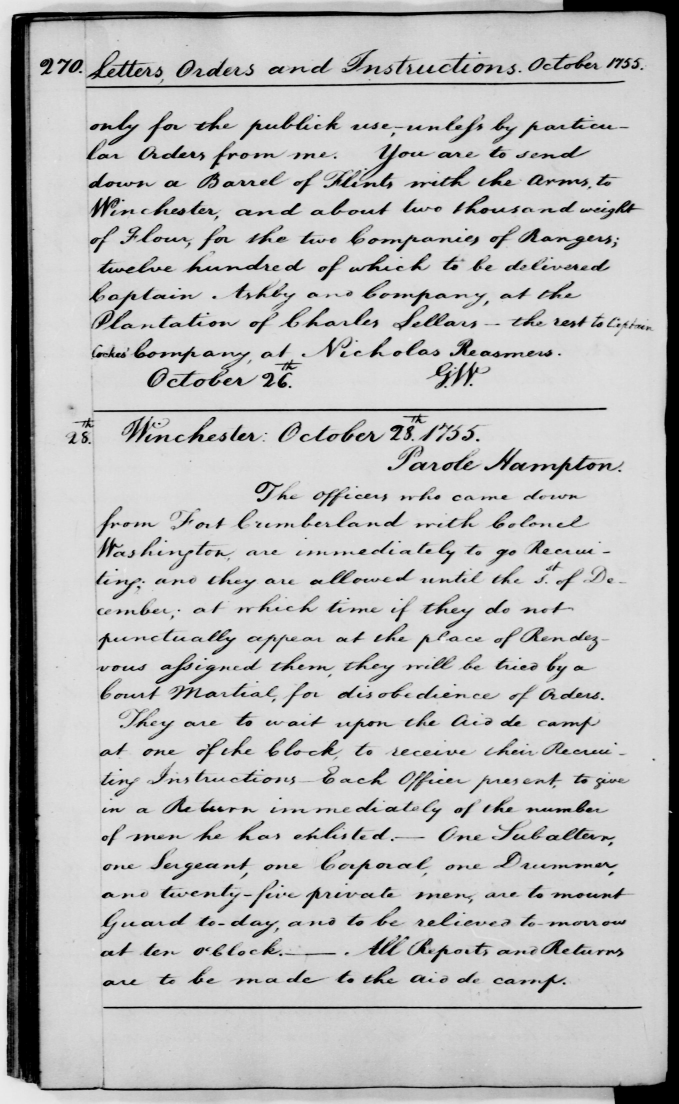
#> input picture task3/PatRec17_KWS_Data/images/270.jpg, 2035 x 3311 px, given in place of 270.jpg.png, which was not available (shown at 1/3 size)
$ python -i utils.py   (imports and definitions only)
#> lines starting #> are read from the running program, lines starting #| are printed output that depends on the picture; after the words box and inside, x2 and y2 are one past the last pixel; in counts of white or black regions, pixels touching at a corner belong together; pictures that were not available may be replaced by others from this repository, and a replacement may not be noted
import os
from PIL import Image, ImageDraw
import numpy as np
from skimage import filters
import svg.path
from svg.path import parse_path
from bs4 import BeautifulSoup
import cv2

## Constants ##

feature_cache_dir = "feature_cache/"
train_dir = "feature_cache/train/"
valid_dir = "feature_cache/valid/"
distance_dir = "feature_cache/distance/"
plots_dir = "plots/"

dwt_feature_count = 5
dwt_image_size = 100
word_simplification_on = True

## Data (pre-)processing and caching ##

# [187 lines left out: functions simplify_word, convertTrainSet, convertValidSet, load_truth, page_to_words, getKeys and 4 more, not called in this run]

## Image manipulation ##

def greyMatrix(picturePath):
    '''
    Input: a path of a png
    output: a binary np.array

    Consider using a hardcoded threshold: tr = 128
    Potential issues with otsu when an arbitrary background is added to the original picture
    '''

    # get data
    picture = Image.open(picturePath).convert('L')
    img = np.array(picture)
    # binarization
    tr = filters.threshold_otsu(img)
    img = img > tr
    return img

def find_cut(img):#aux function
    i = 0
    while i < len(img):
        if np.any(~img[i]):
            return i
        i += 1
    return 0

def find_cut_end(img):#aux function
    i = len(img) - 1
    while i >= 0:
        if np.any(~img[i]):
            return i
        i -= 1
    return len(img) - 1

def cutoff(img):
    '''
    Input: boolean numpy array with the picture
    Output: image where rows and columns that are fully white are cut out
            only considers the rows/cols that are at the beginning/end
            i.e. changes the "box" to remove useless info which is literally all zeros
    '''
    img = np.array(img)
    cut_above = find_cut(img)
    cut_below = find_cut_end(img) + 1

    cut_left = find_cut(img.T)
    cut_right = find_cut_end(img.T) + 1

    return img[cut_above:cut_below:1,cut_left:cut_right:1]

# [35 lines left out: functions polygon, get_locations, not called in this run]

def showNpArray(array):
    image = Image.fromarray(array)
    image.show()

def resizeArray(image):
    image = Image.fromarray(image)
    image = image.resize((100, 100))
    img = np.array(image)
    return img

def show(example):
    '''
    Input: name of a word from either train or valid data
    Displays the processes picture of the word
    Mostly for debug purposes
    Output: void
    '''
#> called with example = 'PatRec17_KWS_Data/images/270.jpg'
    image = Image.open("words/"+str(example) +".png")
#> image is the input picture: PIL image 2035x3311 L; min 0, max 243, mean 188.6
    # gray scale image
    image = greyMatrix("words/"+str(example)+".png")
#> in greyMatrix, `tr = filters.threshold_otsu(img)`: tr = 119
#> in greyMatrix, `img = img > tr`:
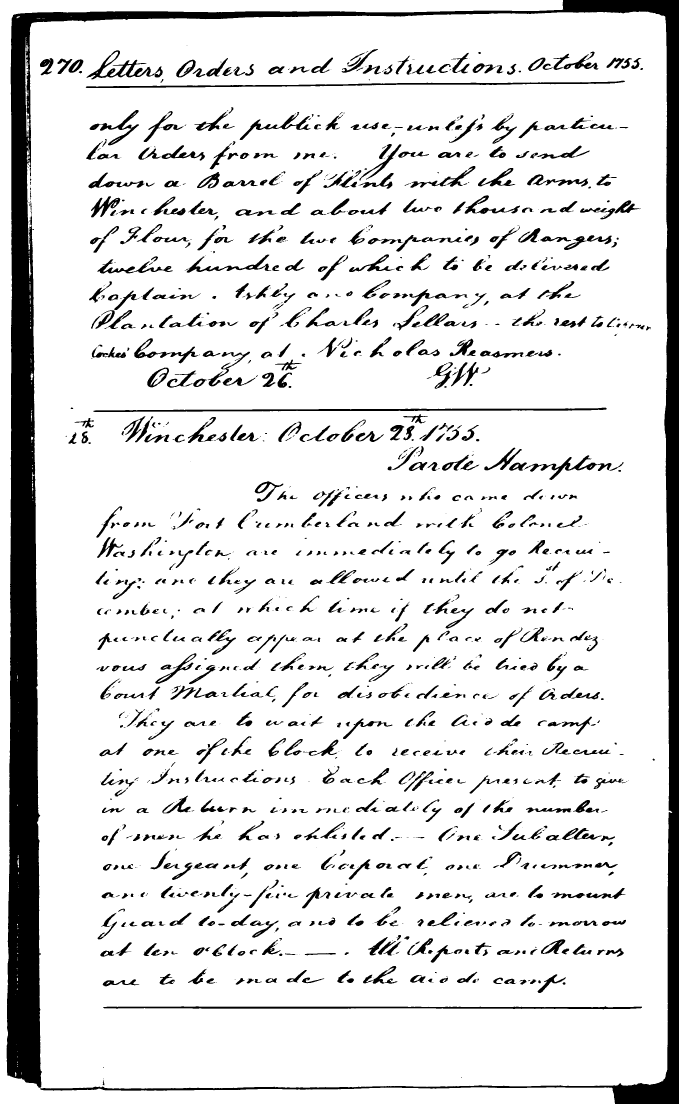
#> img: shape (3311, 2035) bool (shown at 1/3 size); 87.9% white; 1609 black regions (509 under 20 px), largest, box (x1, y1, x2, y2) and area: (20, 0, 2035, 3311) 405784, (310, 3019, 1926, 3028) 8740, (280, 1223, 1820, 1236) 8585
    image = cutoff(image)
#> the loop in find_cut, `while i < len(img):` made 1 pass
#> after the loop in find_cut, `while i < len(img):`: i = 0
#> in find_cut_end, `i = len(img) - 1`: i = 3310
#> the loop in find_cut_end, `while i >= 0:` made 1 pass
#> in cutoff, `cut_below = find_cut_end(img) + 1`: cut_below = 3311
#> the loop in find_cut, `while i < len(img):` made 21 passes
#> after the loop in find_cut, `while i < len(img):`: i = 20
#> after the loop in find_cut_end, `while i >= 0:`: i = 2034
#> in cutoff, `cut_right = find_cut_end(img.T) + 1`: cut_right = 2035
#> in cutoff, `return img[cut_above:cut_below:1,cut_left:cut_right:1]`:
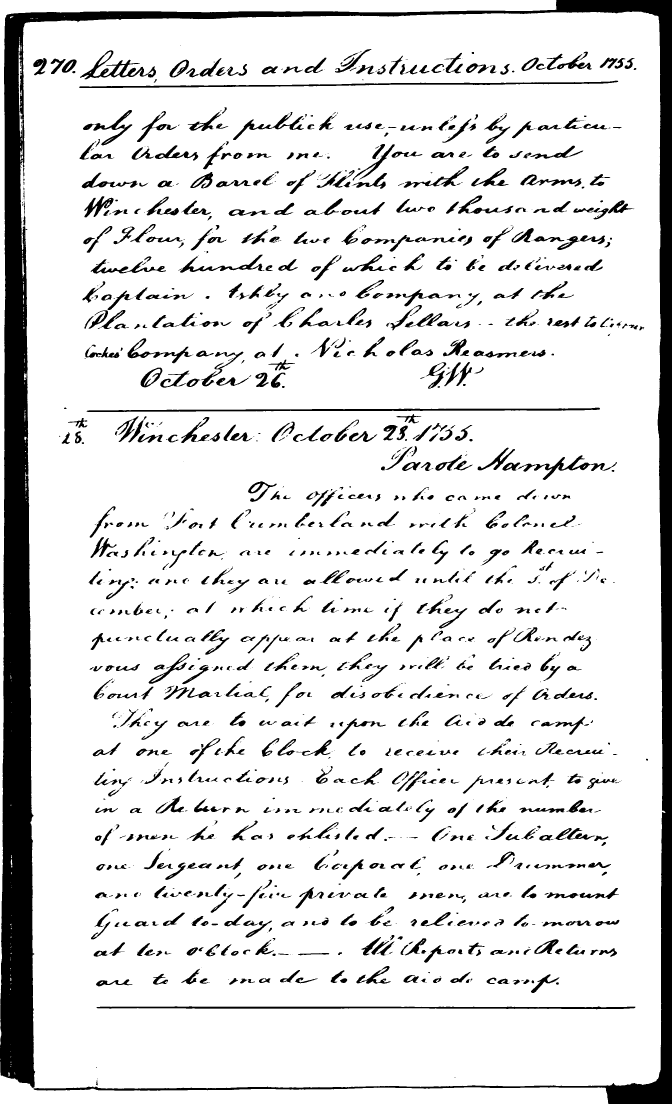
#> returned value: shape (3311, 2015) bool (shown at 1/3 size); 87.8% white; 1609 black regions (509 under 20 px), largest, box (x1, y1, x2, y2) and area: (0, 0, 2015, 3311) 405784, (290, 3019, 1906, 3028) 8740, (260, 1223, 1800, 1236) 8585
    # resized image
    image = resizeArray(image)
#> in resizeArray, `image = image.resize((100, 100))`:
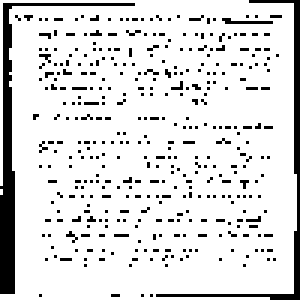
#> image: PIL image 100x100 1 (shown 3 times larger); 87.3% white; 373 black regions (371 under 20 px), largest, box (x1, y1, x2, y2) and area: (0, 1, 45, 98) 395, (52, 0, 100, 100) 250
    showNpArray(image)

    return None

## DWT helpers ##

# [51 lines left out: function featuresExtraction, not called in this run]

>>> result = show('PatRec17_KWS_Data/images/270.jpg')

$ run again, on task3/PatRec17_KWS_Data/images/274.jpg
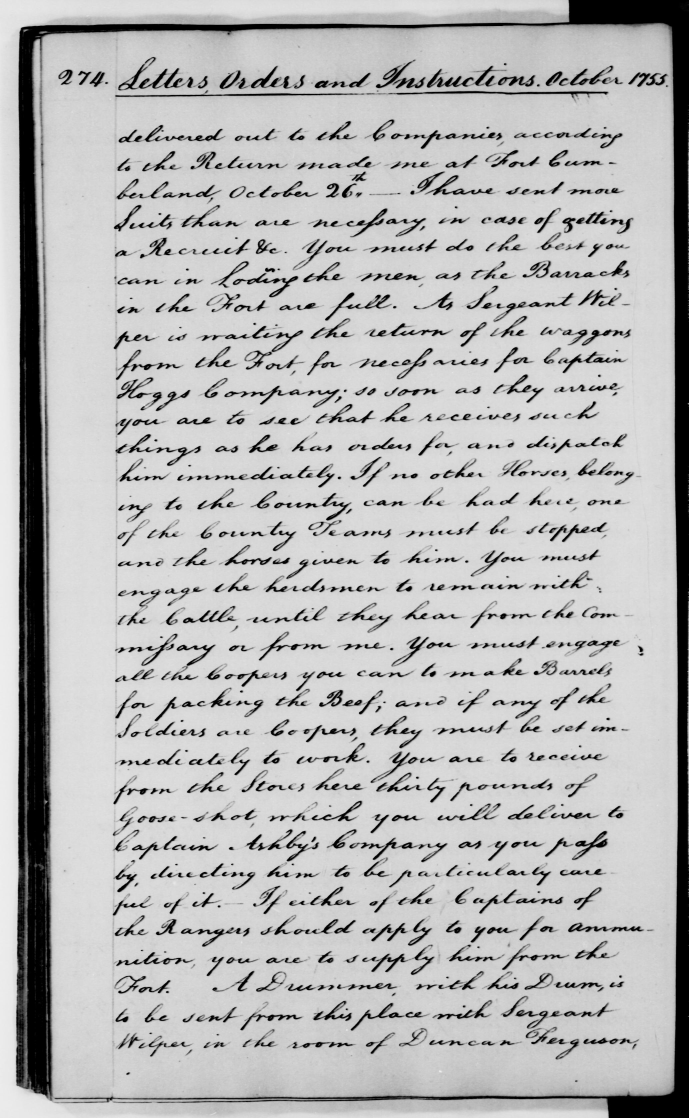
#> input picture task3/PatRec17_KWS_Data/images/274.jpg, 2065 x 3353 px, given in place of 274.jpg.png, which was not available (shown at 1/3 size)
#> in show, image is the input picture: PIL image 2065x3353 L; min 0, max 240, mean 184
#> tr = 117
#> in greyMatrix, `img = img > tr`:
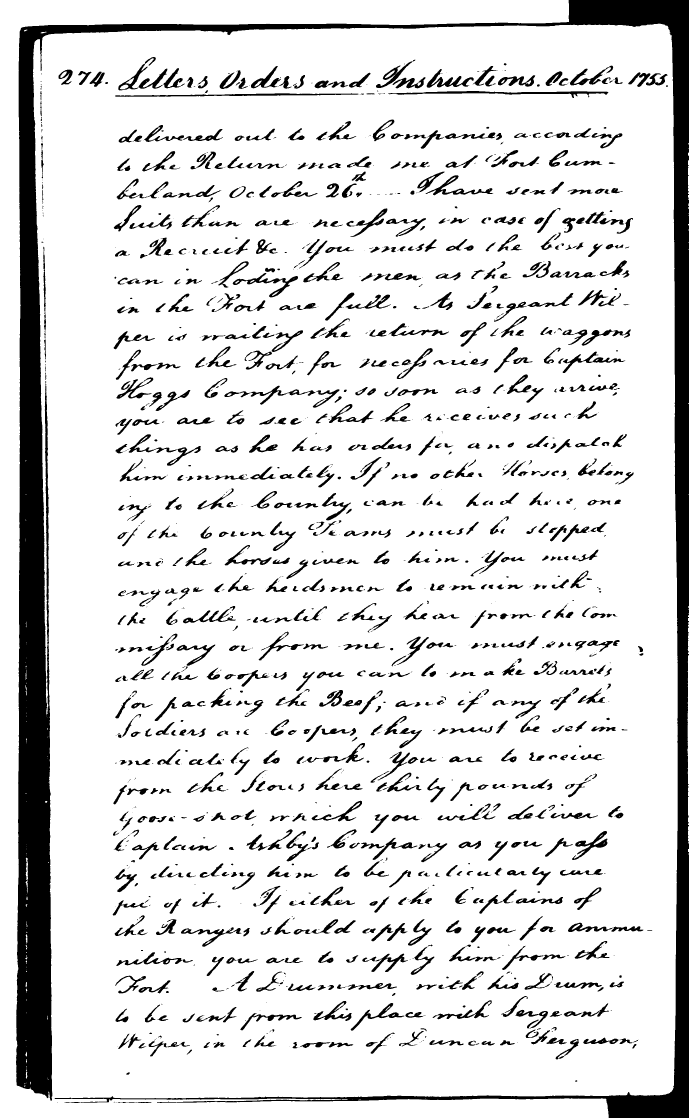
#> img: shape (3353, 2065) bool (shown at 1/3 size); 87% white; 1512 black regions (472 under 20 px), largest, box (x1, y1, x2, y2) and area: (48, 0, 2065, 3353) 451133, (1164, 273, 1825, 294) 3939, (346, 280, 1076, 291) 3272
#> the loop in find_cut, `while i < len(img):` made 1 pass
#> after the loop in find_cut, `while i < len(img):`: i = 0
#> in find_cut_end, `i = len(img) - 1`: i = 3352
#> the loop in find_cut_end, `while i >= 0:` made 1 pass
#> cut_below = 3353
#> the loop in find_cut, `while i < len(img):` made 49 passes
#> after the loop in find_cut, `while i < len(img):`: i = 48
#> after the loop in find_cut_end, `while i >= 0:`: i = 2064
#> cut_right = 2065
#> in resizeArray, `image = image.resize((100, 100))`:
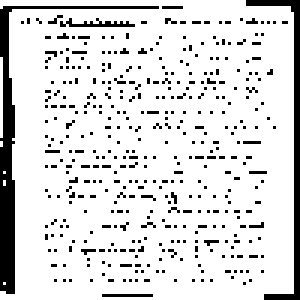
#> image: PIL image 100x100 1 (shown 3 times larger); 86.3% white; 401 black regions (398 under 20 px), largest, box (x1, y1, x2, y2) and area: (0, 2, 53, 98) 425, (82, 0, 100, 100) 254, (20, 6, 45, 9) 37

$ run again, on task3/PatRec17_KWS_Data/images/275.jpg
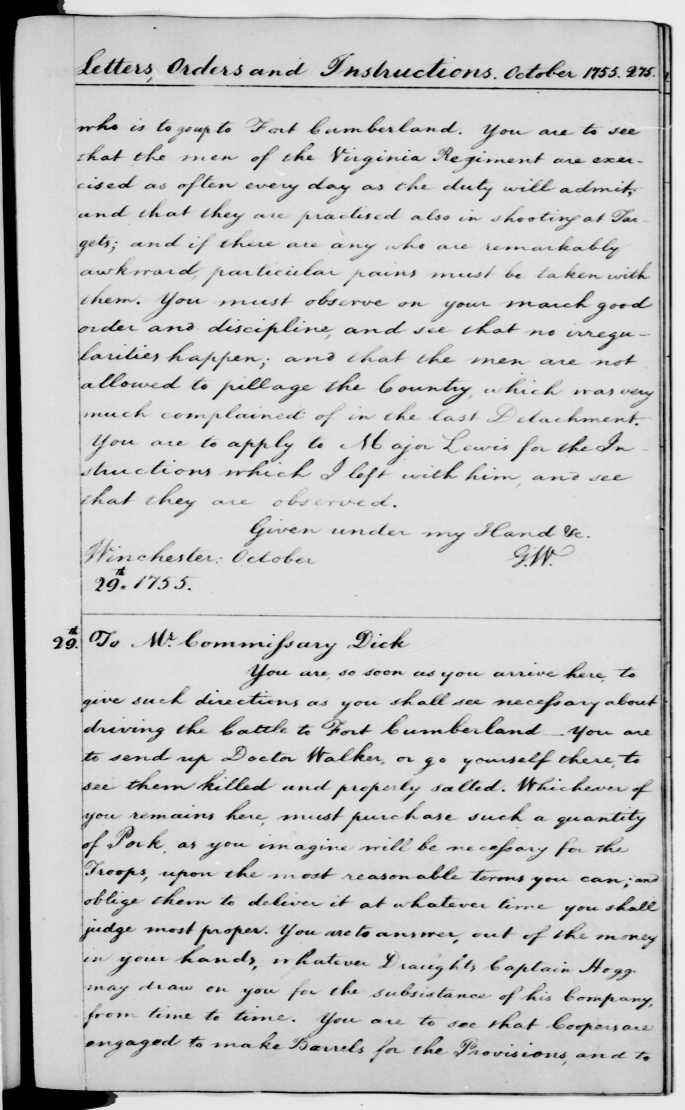
#> input picture task3/PatRec17_KWS_Data/images/275.jpg, 2053 x 3329 px, given in place of 275.jpg.png, which was not available (shown at 1/3 size)
#> in show, image is the input picture: PIL image 2053x3329 L; min 0, max 246, mean 199.4
#> tr = 131
#> in greyMatrix, `img = img > tr`:
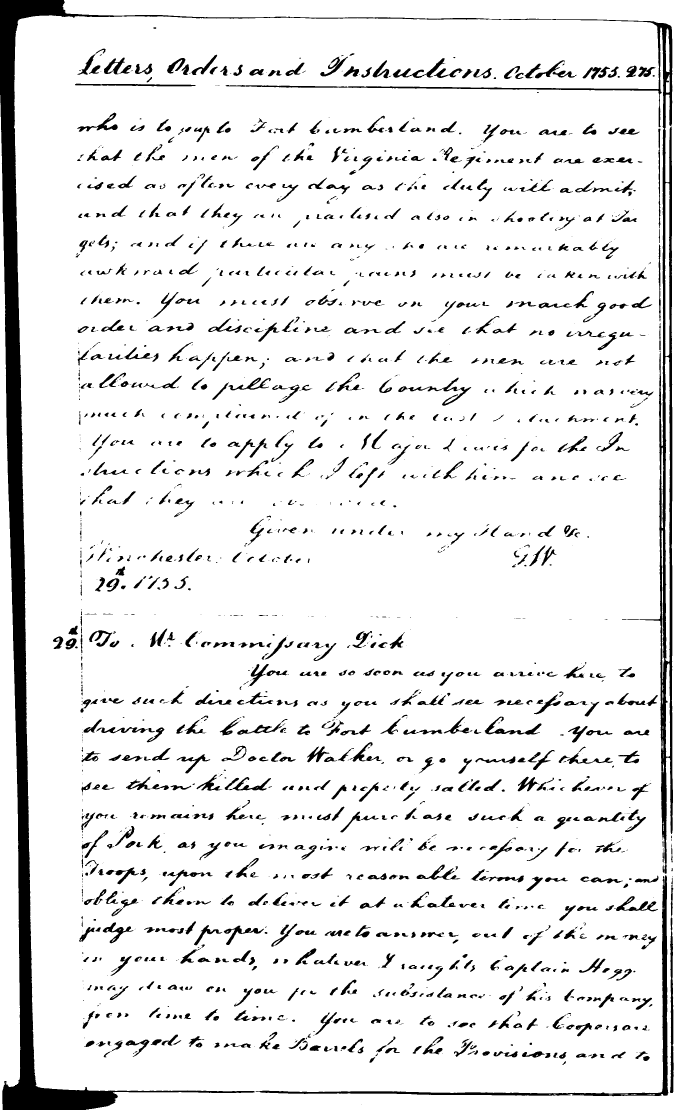
#> img: shape (3329, 2053) bool (shown at 1/3 size); 91.4% white; 2029 black regions (622 under 20 px), largest, box (x1, y1, x2, y2) and area: (0, 0, 2019, 3329) 221061, (766, 2626, 2005, 3289) 17375, (2010, 2752, 2021, 3279) 3484
#> the loop in find_cut, `while i < len(img):` made 1 pass
#> after the loop in find_cut, `while i < len(img):`: i = 0
#> in find_cut_end, `i = len(img) - 1`: i = 3328
#> the loop in find_cut_end, `while i >= 0:` made 1 pass
#> cut_below = 3329
#> after the loop in find_cut, `while i < len(img):`: i = 0
#> the loop in find_cut_end, `while i >= 0:` made 33 passes
#> i on passes 1 to 8: 2051, 2050, 2049, 2048, 2047, 2046, 2045, 2044
#> after the loop in find_cut_end, `while i >= 0:`: i = 2020
#> cut_right = 2021
#> in resizeArray, `image = image.resize((100, 100))`:
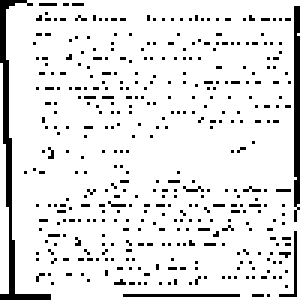
#> image: PIL image 100x100 1 (shown 3 times larger); 89.8% white; black in thin lines or dots
